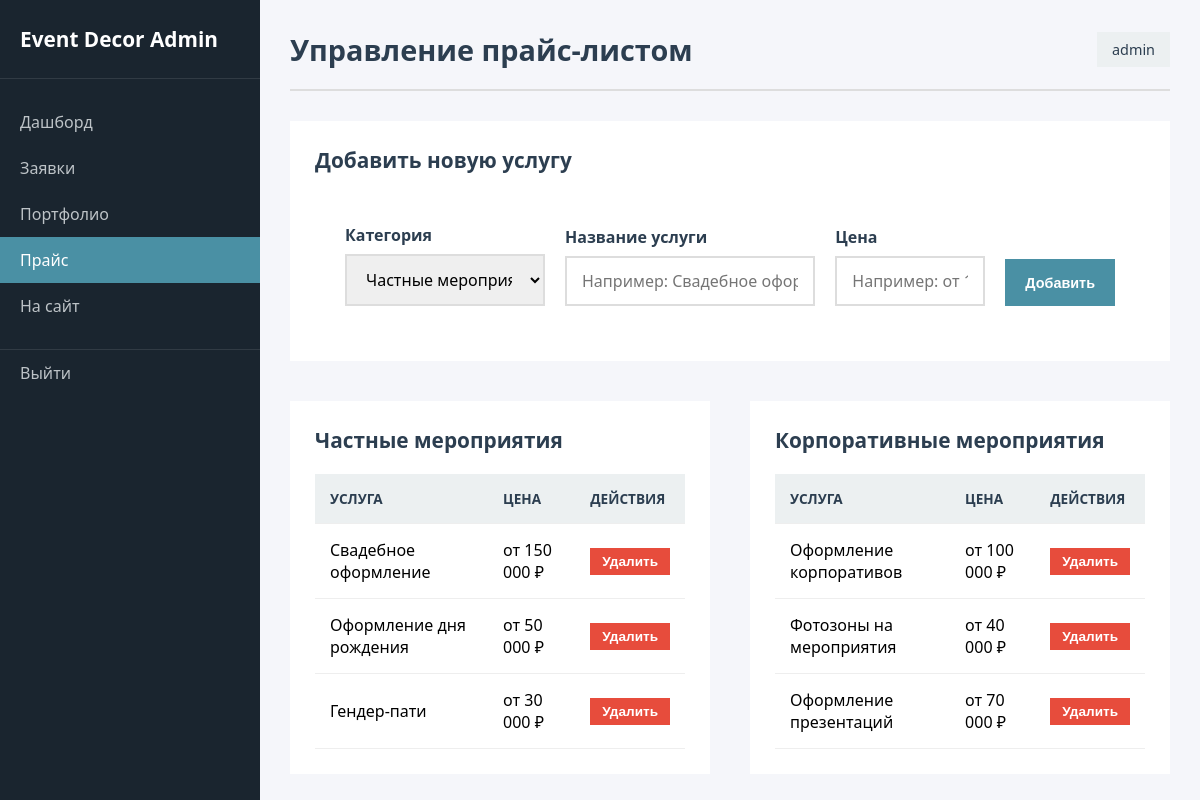
/admin/pricing (signed in), run on the app's committed database.
### app.py (models this page shows)
class PricingItem(db.Model):
    id = db.Column(db.Integer, primary_key=True)
    category = db.Column(db.String(50), nullable=False)  # 'private' or 'corporate'
    name = db.Column(db.String(200), nullable=False)
    price = db.Column(db.String(100), nullable=False)

### app.py (the view, shortened to what this page needs)
@app.route('/admin/pricing', methods=['GET', 'POST'])
@login_required
def admin_pricing():
    private_items = PricingItem.query.filter_by(category='private').all()
    corporate_items = PricingItem.query.filter_by(category='corporate').all()
    return render_template('admin/pricing.html', private_items=private_items, corporate_items=corporate_items)

### app.py (called while the page is built)
def login_required(f):
    @wraps(f)
    def decorated_function(*args, **kwargs):
        if 'logged_in' not in session:
            flash('Пожалуйста, войдите в систему', 'warning')
            return redirect(url_for('admin_login'))
        return f(*args, **kwargs)
    return decorated_function

### templates/admin/pricing.html (shortened to what this page needs)
{% extends 'admin/base.html' %}
{% block page_title %}Управление прайс-листом{% endblock %}
{% block content %}
<div class="dashboard-section" style="margin-bottom: 40px; border-radius: 0;">
    <div class="section-header">
        <h2>Добавить новую услугу</h2>
    </div>
    <form action="{{ url_for('admin_pricing') }}" method="POST" class="admin-form form-container" style="max-width: 100%; border-radius: 0;">
        <div style="display: flex; gap: 20px; align-items: flex-end; flex-wrap: wrap;">
            <div class="form-group" style="flex: 1; min-width: 200px; margin-bottom: 0;">
                <label>Категория</label>
                <select name="category" required style="border-radius: 0;">
                    <option value="private">Частные мероприятия</option>
                </select>
            </div>
            <div class="form-group" style="flex: 2; min-width: 250px; margin-bottom: 0;">
                <label>Название услуги</label>
                <input type="text" name="name" required style="border-radius: 0;" placeholder="Например: Свадебное оформление">
            </div>
            <div class="form-group" style="flex: 1; min-width: 150px; margin-bottom: 0;">
                <label>Цена</label>
                <input type="text" name="price" required style="border-radius: 0;" placeholder="Например: от 150 000 ₽">
            </div>
            <div class="form-actions" style="margin-top: 0;">
                <button type="submit" class="btn btn-primary" style="height: 47px; border-radius: 0;">Добавить</button>
            </div>
        </div>
    </form>
</div>
<div style="display: flex; gap: 40px; flex-wrap: wrap;">
    <div class="dashboard-section" style="flex: 1; min-width: 300px; border-radius: 0;">
        <div class="section-header">
            <h2>Частные мероприятия</h2>
        </div>
        <div class="table-container">
            <table class="admin-table">
                <thead>
                    <tr>
                        <th>Услуга</th>
                        <th>Цена</th>
                        <th style="width: 100px;">Действия</th>
                    </tr>
                </thead>
                <tbody>
                    {% for item in private_items %}
                    <tr>
                        <td>{{ item.name }}</td>
                        <td>{{ item.price }}</td>
                        <td>
                            <form action="{{ url_for('admin_pricing_delete', id=item.id) }}" method="POST" style="display:inline;" onsubmit="return confirm('Удалить эту услугу?');">
                                <button type="submit" class="btn btn-danger btn-sm" style="border-radius: 0;">Удалить</button>
                            </form>
                        </td>
                    </tr>
                    {% else %}
                    <tr>
                        <td colspan="3" class="no-data">Услуг пока нет</td>
                    </tr>
                    {% endfor %}
                </tbody>
            </table>
        </div>
    </div>
    <div class="dashboard-section" style="flex: 1; min-width: 300px; border-radius: 0;">
        <div class="section-header">
            <h2>Корпоративные мероприятия</h2>
        </div>
        <div class="table-container">
            <table class="admin-table">
                <thead>
                    <tr>
                        <th>Услуга</th>
                        <th>Цена</th>
                        <th style="width: 100px;">Действия</th>
                    </tr>
                </thead>
                <tbody>
                    {% for item in corporate_items %}
                    <tr>
                        <td>{{ item.name }}</td>
                        <td>{{ item.price }}</td>
                        <td>
                            <form action="{{ url_for('admin_pricing_delete', id=item.id) }}" method="POST" style="display:inline;" onsubmit="return confirm('Удалить эту услугу?');">
                                <button type="submit" class="btn btn-danger btn-sm" style="border-radius: 0;">Удалить</button>
                            </form>
                        </td>
                    </tr>
                    {% else %}
                    <tr>
                        <td colspan="3" class="no-data">Услуг пока нет</td>
                    </tr>
                    {% endfor %}
                </tbody>
            </table>
        </div>
    </div>
</div>
{% endblock %}

### static/css/admin.css (style rules this page uses)
:root { --admin-primary: #4a90a4; --admin-primary-dark: #3a7a8a; --admin-dark: #2c3e50; --admin-light: #ecf0f1; --admin-sidebar: #1a252f; --admin-white: #ffffff; --admin-success: #27ae60; --admin-warning: #f39c12; --admin-danger: #e74c3c; --admin-info: #3498db; }
* { margin: 0; padding: 0; box-sizing: border-box; }
body { font-family: 'Segoe UI', Tahoma, Geneva, Verdana, sans-serif; background: #f5f6fa; }
.dashboard-section { background: var(--admin-white); padding: 25px; border-radius: 0; box-shadow: none; }
.section-header { display: flex; justify-content: space-between; align-items: center; margin-bottom: 20px; }
.section-header h2 { color: var(--admin-dark); font-size: 1.3rem; }
.table-container { overflow-x: auto; }
.admin-table { width: 100%; border-collapse: collapse; }
.admin-table th, .admin-table td { padding: 15px; text-align: left; border-bottom: 1px solid #eee; }
.admin-table th { background: var(--admin-light); color: var(--admin-dark); font-weight: 600; text-transform: uppercase; font-size: 0.85rem; }
.btn { display: inline-block; padding: 10px 20px; border: none; border-radius: 0; text-decoration: none; font-weight: 600; cursor: pointer; transition: all 0.3s; font-size: 0.9rem; }
.btn-primary { background: var(--admin-primary); color: var(--admin-white); }
.btn-danger { background: var(--admin-danger); color: var(--admin-white); }
.btn-sm { padding: 6px 12px; font-size: 0.85rem; }
.form-container { background: var(--admin-white); padding: 30px; border-radius: 0; box-shadow: none; max-width: 700px; }
.admin-form .form-group { margin-bottom: 25px; }
.admin-form label { display: block; margin-bottom: 8px; font-weight: 600; color: var(--admin-dark); }
.admin-form input, .admin-form select, .admin-form textarea { width: 100%; padding: 12px 15px; border: 2px solid #ddd; border-radius: 0; font-size: 1rem; font-family: inherit; transition: border-color 0.3s; }
.form-actions { display: flex; gap: 15px; margin-top: 30px; }

### data on the page
PricingItem: name "Свадебное оформление", price "от 150 000 ₽"
PricingItem: name "Оформление дня рождения", price "от 50 000 ₽"
PricingItem: name "Гендер-пати", price "от 30 000 ₽"
PricingItem: name "Оформление корпоративов", price "от 100 000 ₽"
PricingItem: name "Фотозоны на мероприятия", price "от 40 000 ₽"
PricingItem: name "Оформление презентаций", price "от 70 000 ₽"

### other printed values
{{ session.admin_username }} "admin"
